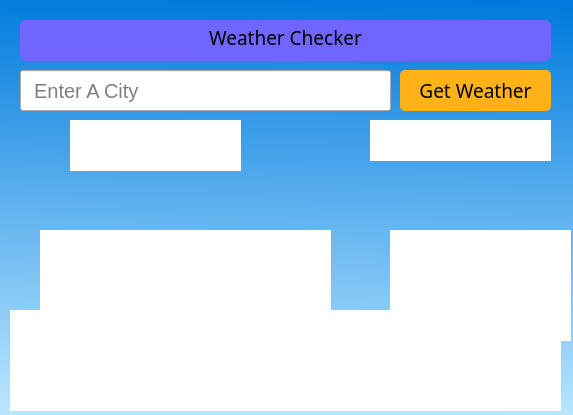
<?xml version="1.0" encoding="UTF-8"?>
<ui version="4.0">
 <class>Form</class>
 <widget class="QWidget" name="Form">
  <property name="geometry">
   <rect>
    <x>0</x>
    <y>0</y>
    <width>573</width>
    <height>415</height>
   </rect>
  </property>
  <property name="windowTitle">
   <string>Form</string>
  </property>
  <property name="styleSheet">
   <string notr="true">QTextBrowser,QLabel,QTextEdit,Qwidget {
    border: none;
}
QWidget#Form{
	background: qlineargradient(spread:pad, x1:0.509, y1:0, x2:0.481, y2:0.982955, stop:0 rgba(0, 123, 221, 255), stop:1 rgba(183, 228, 255, 255));
}</string>
  </property>
  <widget class="QPushButton" name="button">
   <property name="geometry">
    <rect>
     <x>400</x>
     <y>70</y>
     <width>151</width>
     <height>41</height>
    </rect>
   </property>
   <property name="font">
    <font>
     <family>STXinwei</family>
     <pointsize>14</pointsize>
    </font>
   </property>
   <property name="styleSheet">
    <string notr="true">QPushButton{
	background-color: rgb(255, 178, 23);
	
	border-radius: 5px;
}
QPushButton:hover {
    background-color:  rgb(255, 240, 71);
}</string>
   </property>
   <property name="text">
    <string>Get Weather</string>
   </property>
  </widget>
  <widget class="QLineEdit" name="input">
   <property name="geometry">
    <rect>
     <x>20</x>
     <y>70</y>
     <width>371</width>
     <height>41</height>
    </rect>
   </property>
   <property name="styleSheet">
    <string notr="true">QLineEdit{
	font-size:20px;
}
</string>
   </property>
   <property name="placeholderText">
    <string>  Enter A City</string>
   </property>
  </widget>
  <widget class="QTextEdit" name="city">
   <property name="geometry">
    <rect>
     <x>370</x>
     <y>120</y>
     <width>181</width>
     <height>41</height>
    </rect>
   </property>
   <property name="styleSheet">
    <string notr="true">QTextEdit{
	background: &quot;transparent&quot;;
	font: 14pt &quot;Comic Sans MS&quot;;
}</string>
   </property>
  </widget>
  <widget class="QTextBrowser" name="textBrowser">
   <property name="geometry">
    <rect>
     <x>20</x>
     <y>20</y>
     <width>531</width>
     <height>41</height>
    </rect>
   </property>
   <property name="font">
    <font>
     <family>STHupo</family>
     <pointsize>10</pointsize>
     <italic>false</italic>
     <bold>false</bold>
    </font>
   </property>
   <property name="styleSheet">
    <string notr="true"> QTextBrowser {
	background:rgb(112, 102, 255);
	font: 10pt &quot;STHupo&quot;;
	border-radius: 6px;
 }


</string>
   </property>
   <property name="html">
    <string>&lt;!DOCTYPE HTML PUBLIC &quot;-//W3C//DTD HTML 4.0//EN&quot; &quot;http://www.w3.org/TR/REC-html40/strict.dtd&quot;&gt;
&lt;html&gt;&lt;head&gt;&lt;meta name=&quot;qrichtext&quot; content=&quot;1&quot; /&gt;&lt;meta charset=&quot;utf-8&quot; /&gt;&lt;style type=&quot;text/css&quot;&gt;
p, li { white-space: pre-wrap; }
hr { height: 1px; border-width: 0; }
li.unchecked::marker { content: &quot;\2610&quot;; }
li.checked::marker { content: &quot;\2612&quot;; }
&lt;/style&gt;&lt;/head&gt;&lt;body style=&quot; font-family:'STHupo'; font-size:10pt; font-weight:400; font-style:normal;&quot;&gt;
&lt;p align=&quot;center&quot; style=&quot; margin-top:0px; margin-bottom:0px; margin-left:0px; margin-right:0px; -qt-block-indent:0; text-indent:0px;&quot;&gt;&lt;span style=&quot; font-family:'Segoe UI'; font-size:14pt;&quot;&gt;Weather Checker&lt;/span&gt;&lt;/p&gt;&lt;/body&gt;&lt;/html&gt;</string>
   </property>
  </widget>
  <widget class="QTextBrowser" name="weather">
   <property name="geometry">
    <rect>
     <x>40</x>
     <y>230</y>
     <width>291</width>
     <height>131</height>
    </rect>
   </property>
   <property name="styleSheet">
    <string notr="true">QTextEdit{
	background: &quot;transparent&quot;;
	font: 16pt &quot;Segoe UI&quot;;
}</string>
   </property>
   <property name="html">
    <string>&lt;!DOCTYPE HTML PUBLIC &quot;-//W3C//DTD HTML 4.0//EN&quot; &quot;http://www.w3.org/TR/REC-html40/strict.dtd&quot;&gt;
&lt;html&gt;&lt;head&gt;&lt;meta name=&quot;qrichtext&quot; content=&quot;1&quot; /&gt;&lt;meta charset=&quot;utf-8&quot; /&gt;&lt;style type=&quot;text/css&quot;&gt;
p, li { white-space: pre-wrap; }
hr { height: 1px; border-width: 0; }
li.unchecked::marker { content: &quot;\2610&quot;; }
li.checked::marker { content: &quot;\2612&quot;; }
&lt;/style&gt;&lt;/head&gt;&lt;body style=&quot; font-family:'Segoe UI'; font-size:16pt; font-weight:400; font-style:normal;&quot;&gt;
&lt;p align=&quot;center&quot; style=&quot;-qt-paragraph-type:empty; margin-top:0px; margin-bottom:0px; margin-left:0px; margin-right:0px; -qt-block-indent:0; text-indent:0px; font-size:9pt;&quot;&gt;&lt;br /&gt;&lt;/p&gt;&lt;/body&gt;&lt;/html&gt;</string>
   </property>
  </widget>
  <widget class="QLabel" name="icon_label">
   <property name="geometry">
    <rect>
     <x>70</x>
     <y>150</y>
     <width>141</width>
     <height>81</height>
    </rect>
   </property>
   <property name="styleSheet">
    <string notr="true"/>
   </property>
   <property name="text">
    <string/>
   </property>
  </widget>
  <widget class="QTextEdit" name="date">
   <property name="geometry">
    <rect>
     <x>70</x>
     <y>120</y>
     <width>171</width>
     <height>51</height>
    </rect>
   </property>
   <property name="styleSheet">
    <string notr="true">QTextEdit{
	text-decoration: underline;
	font: 9pt &quot;Segoe UI&quot;;
	background: &quot;transparent&quot;;
	font: 350 18pt &quot;Segoe UI&quot;;
}</string>
   </property>
  </widget>
  <widget class="QLabel" name="flag">
   <property name="geometry">
    <rect>
     <x>390</x>
     <y>150</y>
     <width>131</width>
     <height>81</height>
    </rect>
   </property>
   <property name="text">
    <string/>
   </property>
  </widget>
  <widget class="QTextBrowser" name="geoloc">
   <property name="geometry">
    <rect>
     <x>390</x>
     <y>230</y>
     <width>181</width>
     <height>111</height>
    </rect>
   </property>
   <property name="styleSheet">
    <string notr="true">QTextEdit{
	background:&quot;transparent&quot;;
 	font: 16pt &quot;Segoe UI&quot;;
}</string>
   </property>
  </widget>
  <widget class="QTextBrowser" name="add_info">
   <property name="geometry">
    <rect>
     <x>10</x>
     <y>310</y>
     <width>551</width>
     <height>101</height>
    </rect>
   </property>
   <property name="styleSheet">
    <string notr="true">QTextBrowser{
	font: 14pt &quot;Segoe UI&quot;;
	background: &quot;Transparent&quot;;
}</string>
   </property>
  </widget>
  <zorder>geoloc</zorder>
  <zorder>weather</zorder>
  <zorder>icon_label</zorder>
  <zorder>button</zorder>
  <zorder>input</zorder>
  <zorder>city</zorder>
  <zorder>textBrowser</zorder>
  <zorder>date</zorder>
  <zorder>flag</zorder>
  <zorder>add_info</zorder>
 </widget>
 <resources/>
 <connections/>
</ui>
